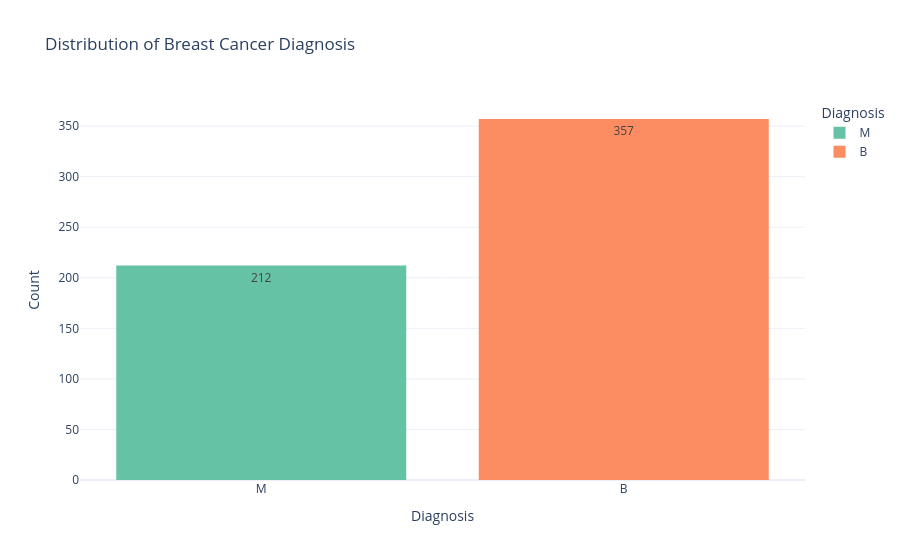

Source (notebook cell):
### Markdown cell above
# Step = 5 :  EDA

### Code cell
fig = px.histogram(
    df,
    x="Diagnosis",
    color="Diagnosis",
    title="Distribution of Breast Cancer Diagnosis",
    text_auto=True,
    color_discrete_sequence=px.colors.qualitative.Set2
)

fig.update_layout(
    template="plotly_white",
    xaxis_title="Diagnosis",
    yaxis_title="Count"
)

fig.show()

### Figure 1 — Plotly figure (JSON) as saved in the notebook; plotly's stock layout.template omitted (floating-point values rounded to 4 significant figures; data arrays with more than 128 entries replaced by an {"elided": "..."} marker saying what was removed)
{"data": [{"bingroup": "x", "hovertemplate": "Diagnosis=%{x}<br>count=%{y}<extra></extra>", "legendgroup": "M", "marker": {"color": "rgb(102,194,165)", "pattern": {"shape": ""}}, "name": "M", "orientation": "v", "showlegend": true, "texttemplate": "%{value}", "type": "histogram", "x": {"elided": "212 str values"}, "xaxis": "x", "yaxis": "y"}, {"bingroup": "x", "hovertemplate": "Diagnosis=%{x}<br>count=%{y}<extra></extra>", "legendgroup": "B", "marker": {"color": "rgb(252,141,98)", "pattern": {"shape": ""}}, "name": "B", "orientation": "v", "showlegend": true, "texttemplate": "%{value}", "type": "histogram", "x": {"elided": "357 str values"}, "xaxis": "x", "yaxis": "y"}], "layout": {"barmode": "relative", "legend": {"title": {"text": "Diagnosis"}, "tracegroupgap": 0}, "title": {"text": "Distribution of Breast Cancer Diagnosis"}, "xaxis": {"anchor": "y", "categoryarray": ["M", "B"], "categoryorder": "array", "domain": [0, 1], "title": {"text": "Diagnosis"}}, "yaxis": {"anchor": "x", "domain": [0, 1], "title": {"text": "Count"}}}}
